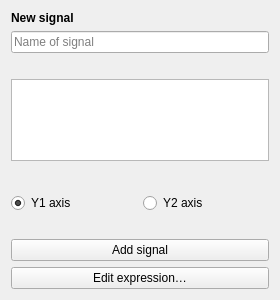
<?xml version="1.0" encoding="UTF-8"?>
<ui version="4.0">
 <class>SignalEditorPanel</class>
 <widget class="QWidget" name="SignalEditorPanel">
  <property name="geometry">
   <rect>
    <x>0</x>
    <y>0</y>
    <width>280</width>
    <height>300</height>
   </rect>
  </property>
  <layout class="QVBoxLayout" name="verticalLayout">
   <item>
    <widget class="QLabel" name="lblTitle">
     <property name="text">
      <string>New signal</string>
     </property>
     <property name="styleSheet">
      <string notr="true">QLabel { font-weight: bold; }</string>
     </property>
    </widget>
   </item>
   <item>
    <widget class="QLineEdit" name="lineName">
     <property name="placeholderText">
      <string>Name of signal</string>
     </property>
    </widget>
   </item>
   <item>
    <widget class="QLabel" name="lblDataPoints">
     <property name="text">
      <string/>
     </property>
     <property name="wordWrap">
      <bool>true</bool>
     </property>
    </widget>
   </item>
   <item>
    <widget class="QListWidget" name="listDataPoints">
     <property name="sizePolicy">
      <sizepolicy hsizetype="Expanding" vsizetype="Maximum">
       <horstretch>0</horstretch>
       <verstretch>0</verstretch>
      </sizepolicy>
     </property>
     <property name="maximumSize">
      <size>
       <width>16777215</width>
       <height>120</height>
      </size>
     </property>
    </widget>
   </item>
   <item>
    <widget class="QWidget" name="addressContainer" native="true"/>
   </item>
   <item>
    <widget class="QLabel" name="lblExpression">
     <property name="sizePolicy">
      <sizepolicy hsizetype="Ignored" vsizetype="Preferred">
       <horstretch>0</horstretch>
       <verstretch>0</verstretch>
      </sizepolicy>
     </property>
     <property name="text">
      <string/>
     </property>
     <property name="textFormat">
      <enum>Qt::TextFormat::RichText</enum>
     </property>
     <property name="wordWrap">
      <bool>true</bool>
     </property>
    </widget>
   </item>
   <item>
    <layout class="QHBoxLayout" name="axisLayout">
     <item>
      <widget class="QRadioButton" name="radioPrimary">
       <property name="text">
        <string>Y1 axis</string>
       </property>
       <property name="checked">
        <bool>true</bool>
       </property>
      </widget>
     </item>
     <item>
      <widget class="QRadioButton" name="radioSecondary">
       <property name="text">
        <string>Y2 axis</string>
       </property>
      </widget>
     </item>
    </layout>
   </item>
   <item>
    <widget class="QLabel" name="lblStatus">
     <property name="sizePolicy">
      <sizepolicy hsizetype="Ignored" vsizetype="Preferred">
       <horstretch>0</horstretch>
       <verstretch>0</verstretch>
      </sizepolicy>
     </property>
     <property name="text">
      <string/>
     </property>
     <property name="textFormat">
      <enum>Qt::TextFormat::PlainText</enum>
     </property>
     <property name="wordWrap">
      <bool>true</bool>
     </property>
    </widget>
   </item>
   <item>
    <widget class="QPushButton" name="btnAdd">
     <property name="text">
      <string>Add signal</string>
     </property>
     <property name="autoDefault">
      <bool>false</bool>
     </property>
    </widget>
   </item>
   <item>
    <widget class="QPushButton" name="btnEditExpression">
     <property name="text">
      <string>Edit expression…</string>
     </property>
     <property name="autoDefault">
      <bool>false</bool>
     </property>
    </widget>
   </item>
   <item>
    <spacer name="verticalSpacer">
     <property name="orientation">
      <enum>Qt::Orientation::Vertical</enum>
     </property>
     <property name="sizeHint" stdset="0">
      <size>
       <width>20</width>
       <height>0</height>
      </size>
     </property>
    </spacer>
   </item>
  </layout>
 </widget>
 <tabstops>
  <tabstop>lineName</tabstop>
  <tabstop>listDataPoints</tabstop>
  <tabstop>radioPrimary</tabstop>
  <tabstop>radioSecondary</tabstop>
  <tabstop>btnAdd</tabstop>
  <tabstop>btnEditExpression</tabstop>
 </tabstops>
 <resources/>
 <connections/>
</ui>
